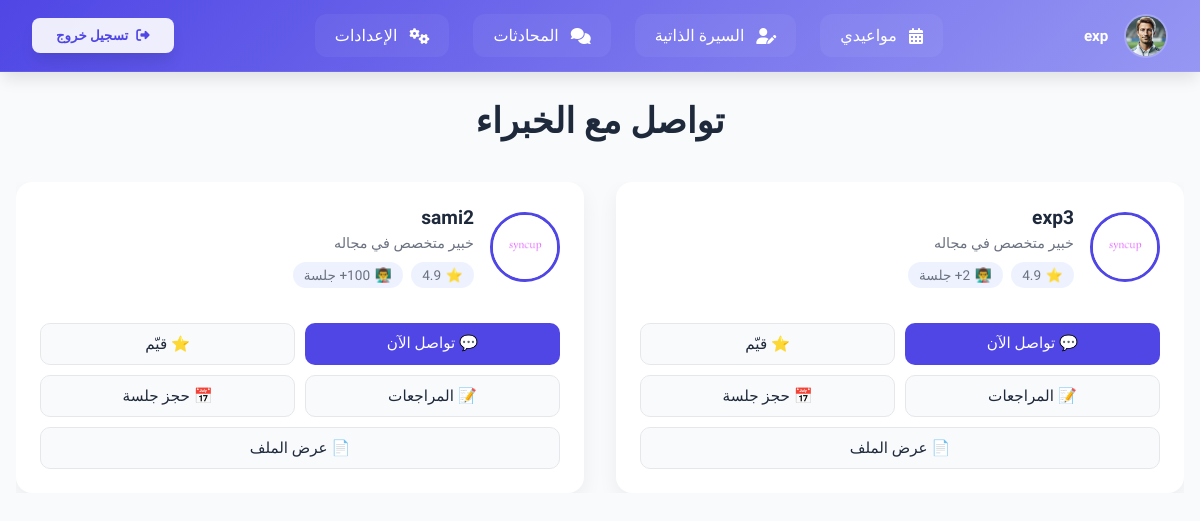
The app's page /chat/experts/ (signed in), older data.
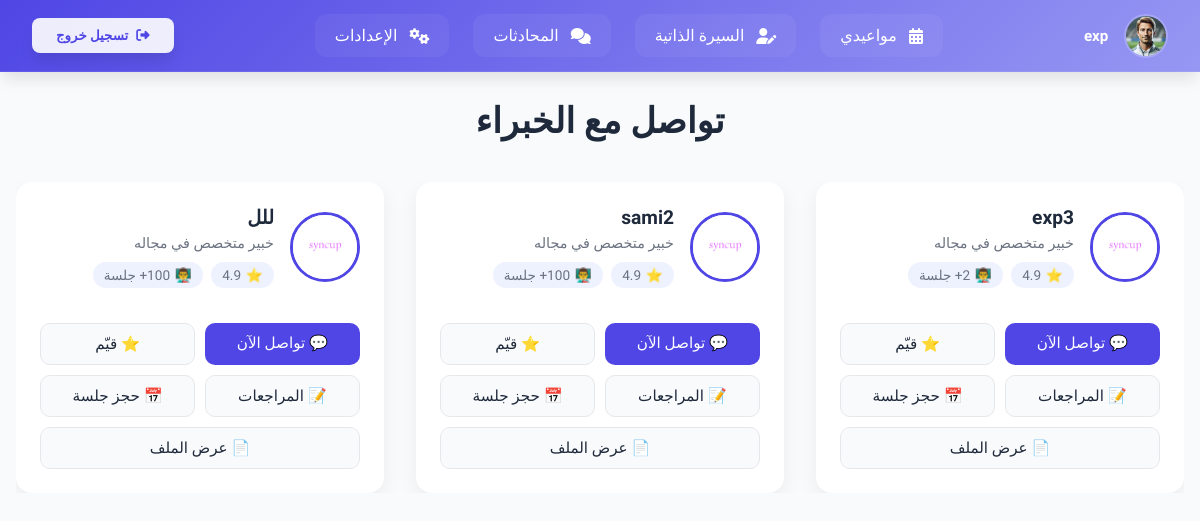
The same page, newer data.
### users/models.py (models this page shows, shortened)
class CustomUser(AbstractUser):
    phone_regex = RegexValidator(
        regex=r'^05\d{8}$',
        message="Phone number must start with 05 and be exactly 10 digits."
    )
    phone_number = models.CharField(
        max_length=10,
        unique=True,
        validators=[phone_regex],
        help_text="Phone number must start with 05 and contain exactly 10 digits."
    )
    ROLE_CHOICES = [
        ('member', 'Member'),
        ('expert', 'Expert')
    ]
    role = models.CharField(
        max_length=10,
        choices=ROLE_CHOICES,
        default='member'
    )
    profile_image = models.ImageField(
        upload_to='profile_pics/',
        default='profile_pics/p.png',
        blank=True,
        null=True
    )
    short_bio = models.CharField(
        max_length=15,
        blank=True,
        help_text="Short description (e.g., AI Expert, UI Guru)."
    )
    full_bio = models.TextField(
        blank=True,
        help_text="Detailed biography or personal summary."
    )
    groups = models.ManyToManyField(
        'auth.Group',
        related_name='custom_user_groups',
        blank=True
    )
    user_permissions = models.ManyToManyField(
        'auth.Permission',
        related_name='custom_user_permissions',
        blank=True
    )

### chat/views.py (the view)
# urls.py: path('experts/', expert_page, name='expert_page'),
@login_required
def expert_page(request):
    experts = CustomUser.objects.filter(role='expert').exclude(id=request.user.id).annotate(
        avg_rating=Avg('ratings__rating'),
        rating_count=Count('ratings'),
        session_count=Count('chat_rooms', distinct=True)  # ✅ عدد المحادثات التي شارك فيها
    )
    return render(request, 'expert_page.html', {'experts': experts})

### templates/expert_page.html (shortened to what this page needs)
<!DOCTYPE html>
<html lang="ar" dir="rtl">
<head>
</head>
<body>
  {% include 'navbar.html' %}
  <div class="container">
    <div class="page-header">
      <h1 class="page-title">تواصل مع الخبراء</h1>
    </div>
    {% if experts %}
    <div class="expert-list">
      {% for expert in experts %}
      <div class="expert-card">
        <div class="expert-header">
          <img src="{{ expert.profile_image.url }}" alt="{{ expert.username }}" class="expert-avatar">
          <div class="expert-info">
            <div class="expert-name">{{ expert.get_full_name|default:expert.username }}</div>
            <div class="expert-bio">{{ expert.short_bio|default:"خبير متخصص في مجاله" }}</div>
            <div class="expert-meta">
              <div class="badge"><span class="icon">⭐</span>{{ expert.avg_rating|default:"4.9" }}</div>
              <div class="badge"><span class="icon">👨‍🏫</span>{{ expert.session_count|default:"100" }}+ جلسة</div>
            </div>
          </div>
        </div>
        <div class="action-buttons">
          <a href="{% url 'chat_with_expert' expert.id %}" class="action-button chat-button">💬 تواصل الآن</a>
          <a href="{% url 'rate_expert' expert.id %}" class="action-button secondary-button">⭐ قيّم</a>
          <a href="{% url 'expert_reviews' expert.id %}" class="action-button secondary-button">📝 المراجعات</a>
          <a href="{% url 'request_expert_meeting' %}?expert_id={{ expert.id }}" class="action-button secondary-button">📅 حجز جلسة</a>
          <button onclick="showBioModal(`{{ expert.get_full_name|default:expert.username }}`, `{{ expert.full_bio|default:'لا يوجد وصف تعريفي'|escapejs }}`)" class="action-button secondary-button">📄 عرض الملف</button>
        </div>
      </div>
      {% endfor %}
    </div>
    {% else %}
    <div class="empty-state">
      <h3>لا يوجد خبراء حالياً</h3>
      <p>يرجى المحاولة لاحقًا أو اختيار فئة أخرى.</p>
    </div>
    {% endif %}
  </div>
</body>
</html>

### templates/navbar.html (shortened to what this page needs)
<!DOCTYPE html>
<html lang="ar" dir="rtl">
<head>
    <link rel="stylesheet" href="https://cdnjs.cloudflare.com/ajax/libs/font-awesome/6.4.2/css/all.min.css">
</head>
<body>
    <nav class="navbar">
        <div class="profile">
            <img src="{{ user.profile_image.url }}"
                 class="profile__image"
                 onerror="this.onerror=null; this.src='/media/profile_pics/p.png';"
                 alt="صورة المستخدم">
            <span class="profile__name">{{ user.username }}</span>
        </div>
        <div class="nav-links">
            {% if user.role == 'expert' %}
                <a href="{% url 'expert_availability_manage' %}" class="nav-link">
                    <i class="fas fa-calendar-alt"></i>
                    <span>مواعيدي</span>
                </a>
                <a href="{% url 'edit_expert_bio' %}" class="nav-link">
                    <i class="fas fa-user-edit"></i>
                    <span>السيرة الذاتية</span>
                </a>
            {% else %}
                <a href="{% url 'meeting_list' %}" class="nav-link">
                    <i class="fas fa-video"></i>
                    <span>الاجتماعات</span>
                </a>
            {% endif %}
            <a href="{% url 'chat_list' %}" class="nav-link">
                <i class="fas fa-comments"></i>
                <span>المحادثات</span>
            </a>
            <a href="{% url 'settings' %}" class="nav-link">
                <i class="fas fa-cogs"></i>
                <span>الإعدادات</span>
            </a>
        </div>
        <form id="logout-form" action="{% url 'logout' %}" method="post">
            <button type="submit" class="logout">
                <i class="fas fa-sign-out-alt"></i>
                <span class="logout__text">تسجيل خروج</span>
            </button>
        </form>
    </nav>
</body>
</html>

### templates/expert_page.html (style rules this page uses)
:root { --primary: #4f46e5; --primary-dark: #4338ca; --text-main: #1e293b; --text-muted: #6b7280; --bg: #f5f7fb; --card-bg: #ffffff; --badge-bg: #eef2ff; --shadow: 0 8px 20px rgba(0, 0, 0, 0.06); --star: #f59e0b; }
* { box-sizing: border-box; }
html, body { max-width: 100%; overflow-x: hidden; overscroll-behavior-x: none; }
body { margin: 0; padding: 0; background: var(--bg); font-family: 'Cairo', sans-serif; }
.container { max-width: 1300px; margin: auto; padding: 100px 1rem 2rem; overflow-x: hidden; }
.page-header { text-align: center; margin-bottom: 2.5rem; }
.page-title { font-size: 2.2rem; font-weight: 700; color: var(--text-main); }
.expert-list { display: grid; grid-template-columns: repeat(auto-fit, minmax(300px, 1fr)); gap: 2rem; overflow-x: hidden; }
.expert-card { background: var(--card-bg); border-radius: 16px; padding: 1.5rem; box-shadow: var(--shadow); display: flex; flex-direction: column; transition: transform 0.3s ease; overflow-x: hidden; }
.expert-header { display: flex; align-items: center; gap: 1rem; margin-bottom: 1rem; }
.expert-avatar { width: 70px; height: 70px; border-radius: 50%; object-fit: cover; border: 3px solid var(--primary); flex-shrink: 0; }
.expert-info { flex: 1; }
.expert-name { font-size: 1.2rem; font-weight: 600; color: var(--text-main); }
.expert-bio { font-size: 0.9rem; color: var(--text-muted); margin-top: 0.4rem; }
.expert-meta { margin-top: 0.6rem; display: flex; flex-wrap: wrap; gap: 0.5rem; }
.badge { font-size: 0.85rem; background: var(--badge-bg); color: var(--text-muted); border-radius: 9999px; padding: 0.3rem 0.7rem; display: flex; align-items: center; gap: 0.3rem; }
.badge .icon { color: var(--star); }
.action-buttons { display: flex; flex-wrap: wrap; gap: 0.6rem; margin-top: 1.2rem; }
.action-button { flex: 1 1 calc(50% - 0.5rem); padding: 0.7rem; text-align: center; border-radius: 10px; font-weight: 500; font-size: 0.95rem; border: none; cursor: pointer; text-decoration: none; transition: 0.3s ease; }
.chat-button { background: var(--primary); color: white; }
.secondary-button { background: #f9fafb; color: var(--text-main); border: 1px solid #e5e7eb; }

### templates/navbar.html (style rules this page uses)
:root { --primary-500: #4f46e5; --primary-600: #4f46e5; --surface-100: #f8fafc; --surface-900: #0f172a; --text-primary: #1e293b; --text-inverse: #ffffff; --transition-default: 300ms cubic-bezier(0.4, 0, 0.2, 1); --shadow-lg: 0 10px 15px -3px rgba(0, 0, 0, 0.1); }
* { margin: 0; padding: 0; box-sizing: border-box; font-family: 'Cairo', sans-serif; }
body { background-color: var(--surface-100); color: var(--text-primary); }
.navbar { position: fixed; top: 0; right: 0; width: 100%; height: 72px; display: flex; align-items: center; justify-content: space-between; padding: 0 2rem; background: linear-gradient(135deg, #4f46e5, #9697f3); backdrop-filter: blur(12px); box-shadow: var(--shadow-lg); z-index: 1000; border-bottom: 1px solid rgba(255, 255, 255, 0.1); }
.profile { display: flex; align-items: center; gap: 1rem; color: var(--text-inverse); position: relative; }
.profile__image { width: 44px; height: 44px; border-radius: 50%; object-fit: cover; border: 2px solid rgba(255, 255, 255, 0.2); transition: transform var(--transition-default); }
.profile__name { font-weight: 600; font-size: 0.95rem; letter-spacing: -0.2px; }
.nav-links { display: flex; gap: 1.5rem; align-items: center; transition: transform var(--transition-default); }
.nav-link { color: var(--text-inverse); text-decoration: none; padding: 0.75rem 1.25rem; border-radius: 0.75rem; display: flex; align-items: center; gap: 0.75rem; position: relative; background: rgba(255, 255, 255, 0.05); transition: all var(--transition-default); }
.nav-link::after { content: ''; position: absolute; bottom: 0; right: 50%; width: 0; height: 2px; background: var(--text-inverse); transition: all var(--transition-default); }
.logout { background: rgba(255, 255, 255, 0.9); color: var(--primary-600); border: none; padding: 0.6rem 1.5rem; border-radius: 0.5rem; display: flex; align-items: center; gap: 0.5rem; cursor: pointer; transition: all var(--transition-default); font-weight: 600; box-shadow: var(--shadow-lg); }

Row changes from the older to the newer data that the page shows:
added CustomUser: profile_image (picture), get_full_name "للل", short_bio "خبير متخصص في مجاله", avg_rating "4.9", session_count "100"
